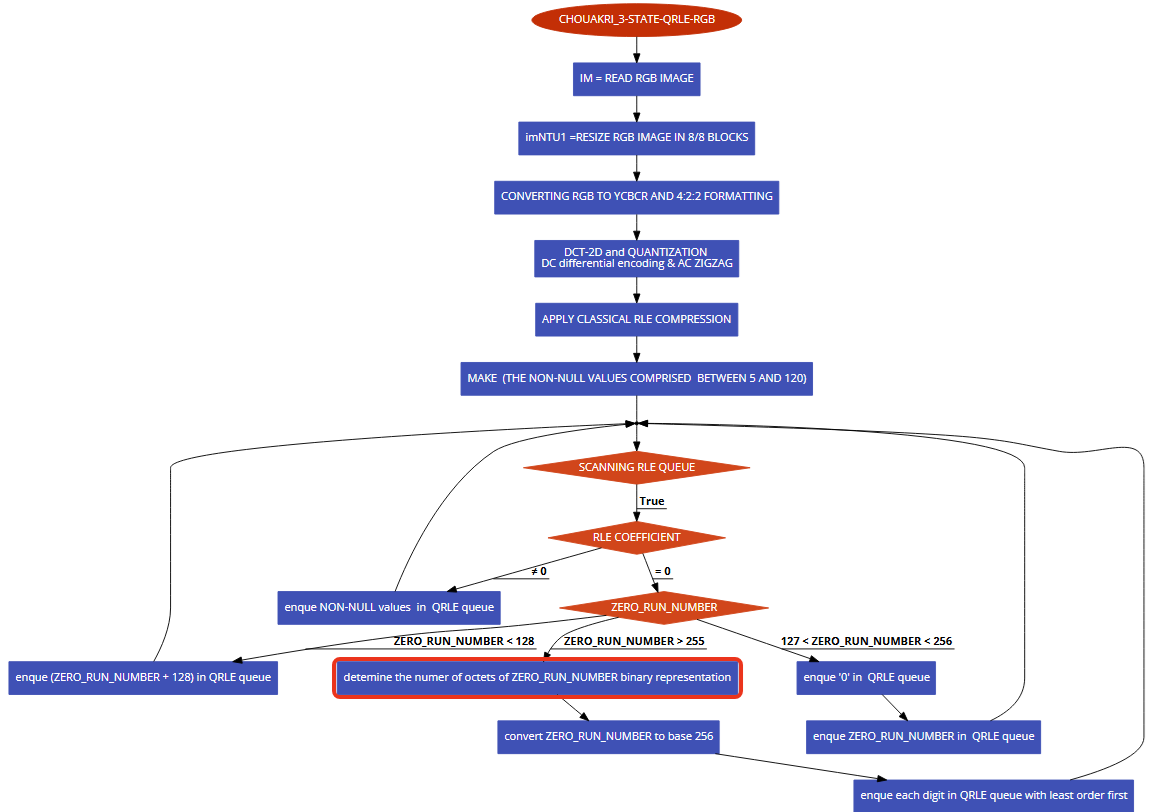
%> input picture FLOW.png, 1164 x 812 px
$ octave CHOUAKRI_3_STATES_QRLE_JPEG_MAIN.m   (GNU Octave 9; MATLAB toolbox functions it lacks are replaced by stand-ins)
%> lines starting %> are read from the running program, lines starting %| are printed output that depends on the picture
% CHOUAKRI_3_STATES_QRLE_JPEG_MAIN.m is appication of
% CHOUAKRI_3_STATES_QRLE function to a classical JPEG RGB image compression algorithm.
% In this code, DCT-AC coefficients Huffman coding is replaced by CHOUAKRI_3_STATES_QRLE function.
%  CHOUAKRI_3_STATES_QRLE function is based on a so-called QRLE (Quantized Run Length Encoding) -see https://ieeexplore.ieee.org/abstract/document/8855775-
% The basic idea is to treat the zero run numbers of the AC zig-zag coefficients, according
% to 3 pre-defined ranges as follows whwre it comes the expression 3 States QRLE: [1..127], [128..255], and [256..maximum.
% For more information see : - https://www.researchgate.net/publication/366802356_Three_States_QRLE_Quantized_Run_Length_Encoding_Based_JPEG_Image_Compression_Method -
%
% CHOUAKRI_3_STATES_QRLE_JPEG_MAIN.m improves considerably the Compression
% Ratio CR compared to the classical JPEG RGB image compression algorithm.
% The compared obtained reults, empolying CHOUAKRI_3_STATES_QRLE_JPEG_MAIN.m VS. CLASSICAL JPEG algorithms in terms of CR are,respectiveley, 39.6654, 74.0682, and 53.4297
% VS. 18.9290, 20.7876, and 17.8256 by testing 'peppers.png', 'ngc6543a.jpg',and 'house.tiff' RGB images
% However,the PSNR values are kept the same for both algorithms since
% CHOUAKRI_3_STATES_QRLE function and Huffman coding are lossyless
% compression methods.
%
% Running program, the name of RGB image,as string, e.g. 'ngc6543a.jpg' and
% the Quantification Quality, as scalar ususally equals to 3 have to
% entered
% The CR and PSNR values are provided at the end of execution as well as
% the figure of the original, reconstructed,and the diffrence versions of
% the tested RGB image
%
% Similarly to the classical JPEG code, CHOUAKRI_3_STATES_QRLE_JPEG_MAIN.m
% appeals a set of third-party functions such as 'DCdif_fn.m',
%  'DC_Huff_fn.m'...
% Contreversely to the classical JPEG code,
% CHOUAKRI_3_STATES_QRLE_JPEG_MAIN.m appeals CHOUAKRI_3_STATES_QRLE
% function instead of 'AC_De_Huff.m', 'AC_Huff.m',and 'AC_Huff_fn.m'


clc; close all; clear all;prompt1 = 'Enter Image Name  ';
result1 = input(prompt1)
%> the answer given: 'FLOW.png'
imNTU2 = imread(result1);
%> imNTU2 is the input picture: size 812x1164x3 uint8; mean R, G, B 232.5, 231.4, 241.1
[rows1, columns1, numberOfColorChannels] = size(imNTU2);
%> rows1 = 812; columns1 = 1164; numberOfColorChannels = 3


prompt2 = 'Enter Quantification Quality ';
var = input(prompt2)
%> the answer given: 3


figure(1)
imshow(imNTU2);
title('ORIGINAL RGB IMAGE')

%------------------------resizing image---------
BlockSize = 8*6*2;   %la taille de chaque bloque

e1=floor(rows1/BlockSize);
%> e1 = 8
e2=floor(columns1/BlockSize);
%> e2 = 12
   h1 = e1*BlockSize;
%> h1 = 768
   h2 = e2*BlockSize;
%> h2 = 1152
   HH= mean ([h1; h2]);
%> HH = 960
   imNTU1 = imresize(imNTU2,[HH  HH]) ;
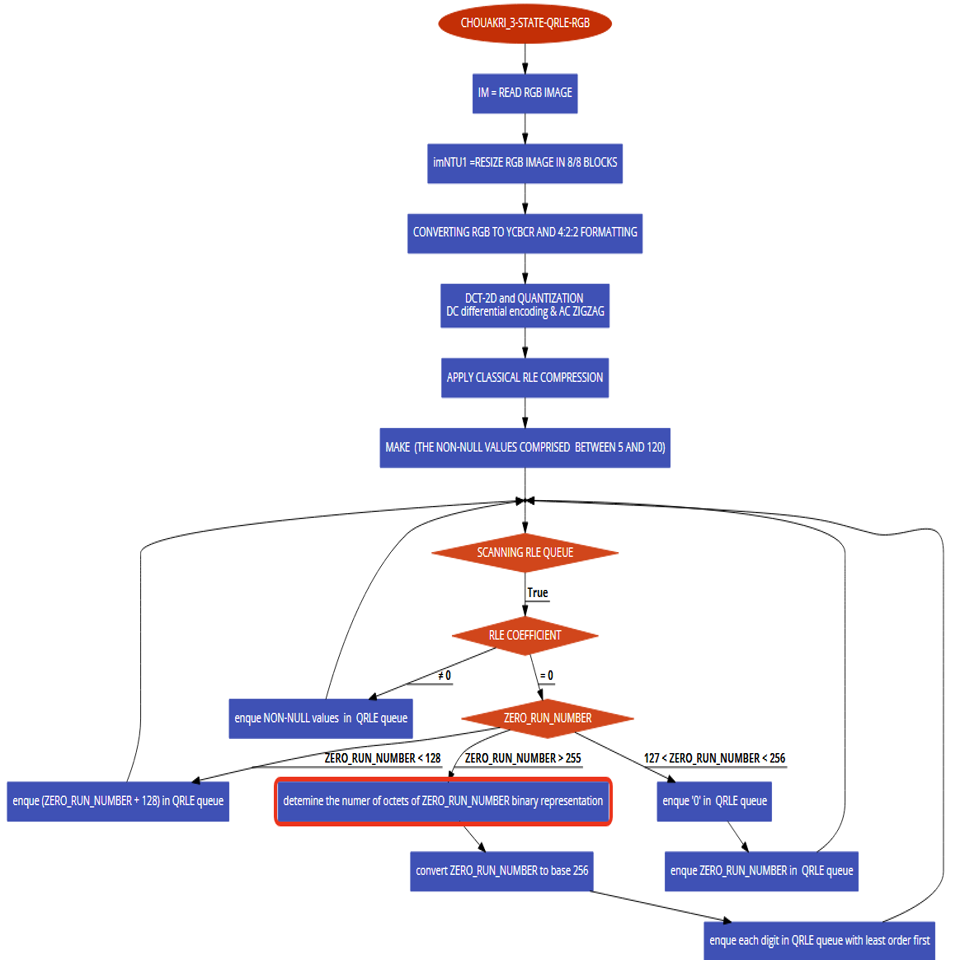
%> imNTU1: size 960x960x3 uint8; mean R, G, B 232.4, 231.3, 241
%----------------------------------------------------------------------

fprintf('la taille de lmage originale est :' )
info = imfinfo(result1)
% % % % info = imfinfo('peppers.png')
% % % % % % %  info = imfinfo('two.tif')
% % % info = imfinfo('ngc6543a.jpg')
ImageSize = info.FileSize
%___________________________________________________


a = size(imNTU1);
%> a = [960 960 3]
width = a(1); height = a(2);
%> after `width = a(1)`: width = 960
%> after `height = a(2)`: height = 960
imNTU = double(imNTU1);      %%%transfer to 'double type' for calculation
R = imNTU(:, :, 1);
G = imNTU(:, :, 2);
B = imNTU(:, :, 3);
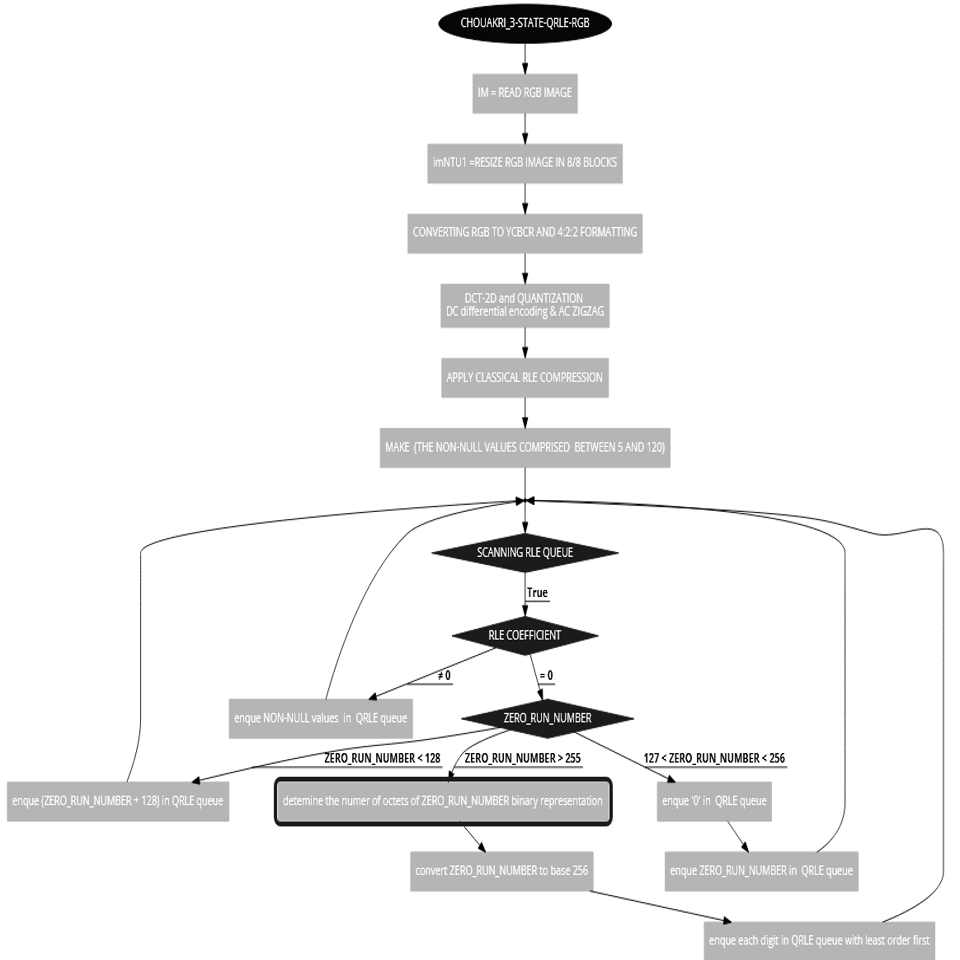
%> B: size 960x960 double; min 0, max 255, mean 241


%% YCbCr  && four_two_zero DownSampling
trans = [0.299 0.587 0.114 ; -0.169 -0.334 0.500 ; 0.500 -0.419 -0.081];  %RGB -> YCbCr ªº¯x°}
inv_trans = inv(trans); %YCbCr -> RGB ªº¯x°}
Y =  trans(1,1)* R + trans(1,2)* G + trans(1,3)* B;
Cb = trans(2,1)* R + trans(2,2)* G + trans(2,3)* B +128;
Cr = trans(3,1)* R + trans(3,2)* G + trans(3,3)* B +128;
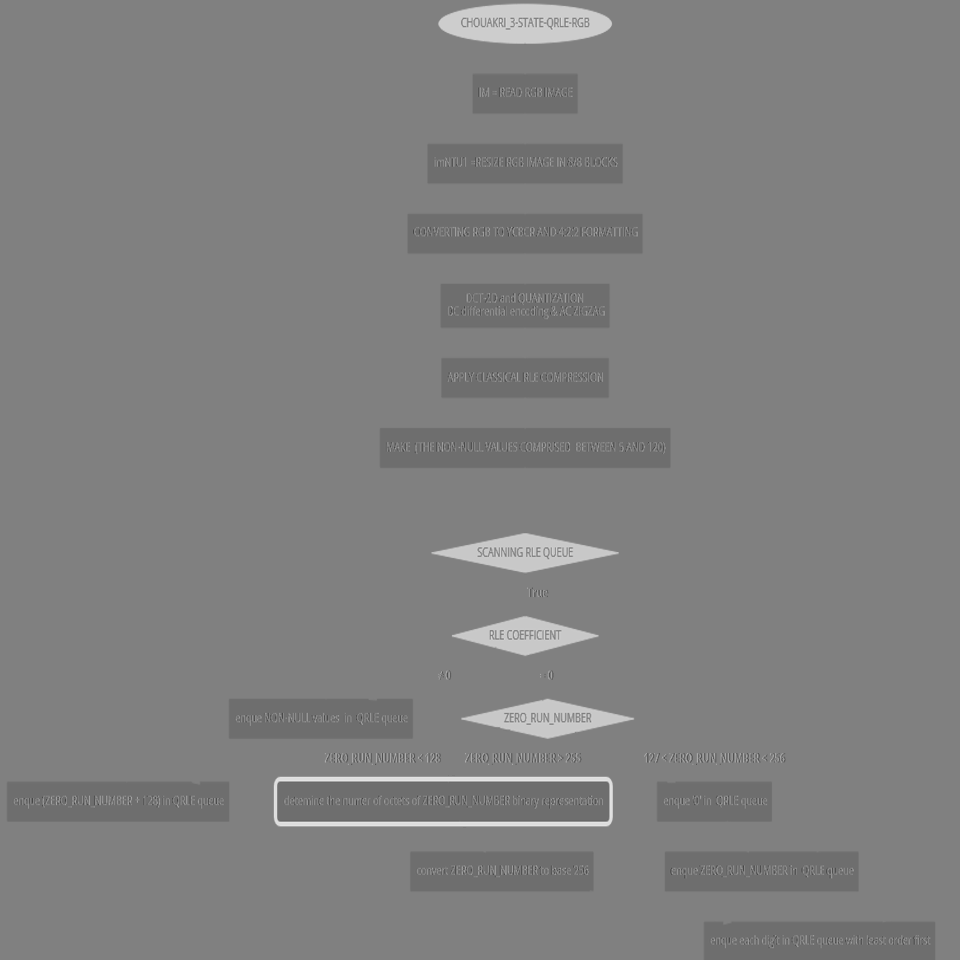
%> Cr: size 960x960 double; min 68.38, max 229.5, mean 127.7

Cb1(:,:) = Cb(1:2:end,1:2:end);  % 2 for 1
Cr1(:,:) = Cr(1:2:end,1:2:end);  % 2 for 1

%% DCT2D_fn
Cf = dctmtx(8);
%[YF ,CbF ,CrF] = DCT2D_fn(Y,Cb1,Cr1,width,height,Cf);
YF  = blkproc(Y  ,[8 8],'P1*x*P2',Cf,Cf');
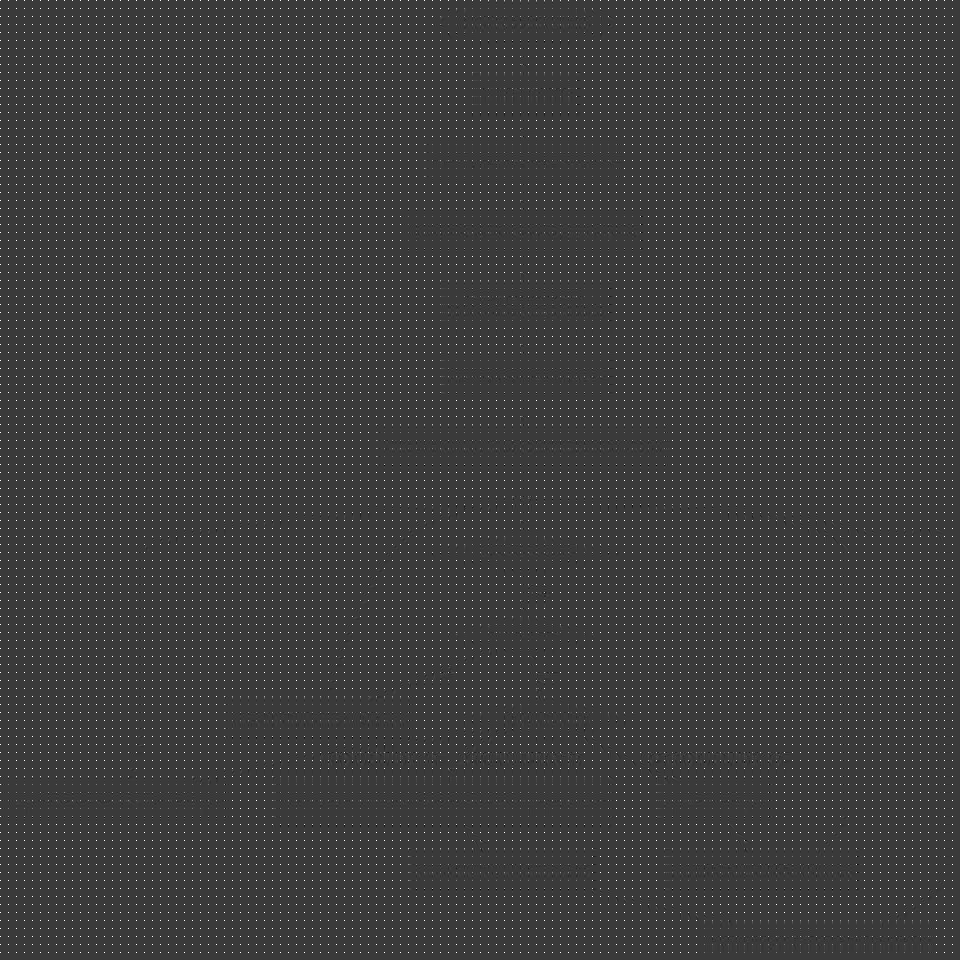
%> YF: size 960x960 double; min -603.3, max 2040, mean 29.1; drawn with min black and max white
CbF = blkproc(Cb1,[8 8],'P1*x*P2',Cf,Cf');
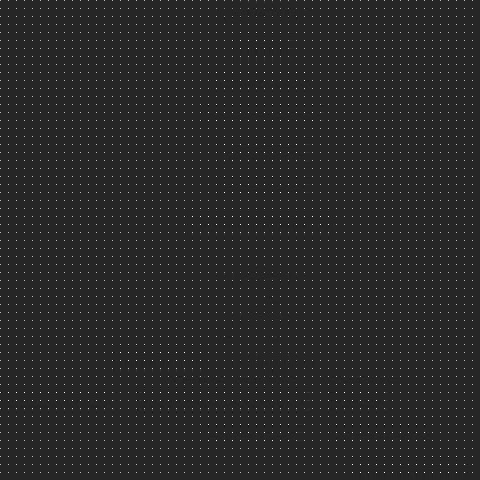
%> CbF: size 480x480 double; min -253.8, max 1446.4, mean 16.5; drawn with min black and max white
CrF = blkproc(Cr1,[8 8],'P1*x*P2',Cf,Cf');


%% Quantization
Qy = floor(var * [16 11 10 16 24 40 51 61;
                 12 12 14 19 26 58 60 55;
                 14 13 16 24 40 57 69 56;
                 14 17 22 29 51 87 80 62;
                 18 22 37 56 68 109 103 77;
                 24 35 55 64 81 104 113 92;
                 49 64 78 87 103 121 120 101;
                 72 92 95 98 112 100 103 99]);
             %Yªº¶q¤Æ¯x°}
Qc = floor(var * [17 18 24 47 99 99 99 99;
                 18 21 26 66 99 99 99 99;
                 24 26 56 99 99 99 99 99;
                 47 66 99 99 99 99 99 99;
                 99 99 99 99 99 99 99 99;
                 99 99 99 99 99 99 99 99;
                 99 99 99 99 99 99 99 99;
                 99 99 99 99 99 99 99 99]); %Cb Cr ªº¶q¤Æ¯x°}

YQ  = blkproc(YF ,[8 8],'round(x./P1)',Qy);
CbQ = blkproc(CbF,[8 8],'round(x./P1)',Qc);
CrQ = blkproc(CrF,[8 8],'round(x./P1)',Qc);


%% DC differential encoding (Interlaced Scanning   Y => Cb => Cr )
% AC  ZigZag scanning
%> (the run ends here)
